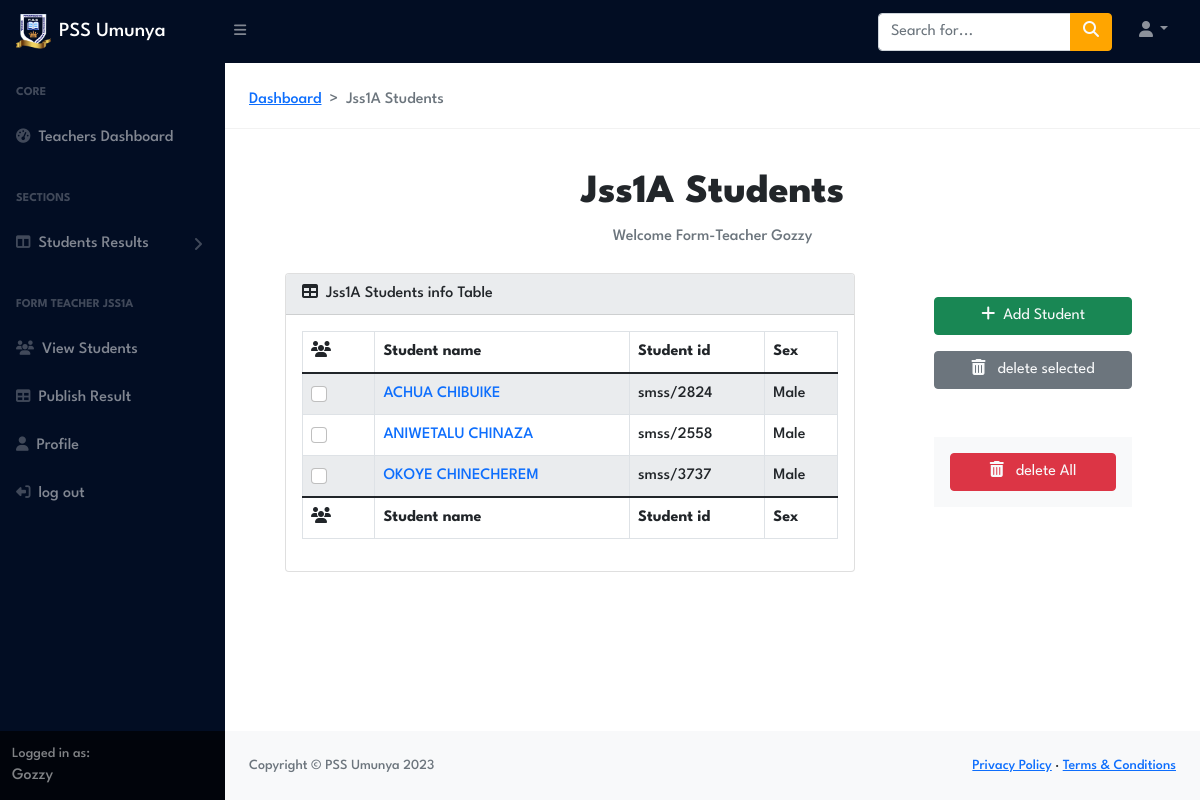
/TeachersPortal/Jss1A/Students/ (signed in), run on the app's committed database.
### TeachersPortal/models.py (models this page shows, shortened)
class Teacher(models.Model):
	user = models.OneToOneField(User, on_delete=models.CASCADE, blank=True, null=True)
	FirstName= models.CharField(max_length= 200, blank=False, default='None')
	LastName= models.CharField(max_length= 200, blank=False, default='None')
	Phone_number= models.CharField(max_length= 200, blank=True)
	Email= models.EmailField(max_length= 200, blank=True)
	teachers_id=models.CharField(max_length= 200, blank=True)
	Role= models.CharField(max_length= 200, blank=True , default="Teacher",choices=ROLE_CHOICES )
	subjects_taught=models.ManyToManyField(Subject ,blank=True,related_name='assigned_subjects')
	classes_taught=models.ManyToManyField(Class,blank=True,related_name='assigned_classes')
	classFormed = models.ForeignKey(Class,on_delete=models.CASCADE, blank=True, null=True )
	Headshot=models.ImageField(upload_to='assets/TeachersProfileimages', blank=True)

### StudentsPortal/models.py (models this page shows, shortened)
class Class(models.Model):
	Class=models.CharField(max_length=10, blank=True)
	def __str__(self):
		return str(self.Class)

class Students_Pin_and_ID(models.Model):
	SN=models.CharField(max_length=100, blank=True,null=True)
	student_Photo=models.ImageField(upload_to="assets/Students",blank=True,null=True)
	student_name=models.CharField(max_length=100, blank=True, default="No name",null=True)
	student_id=models.CharField(max_length=100, blank=True,null=True)
	Sex=models.CharField(max_length=100, blank=True,null=True)
	student_pin=models.CharField(max_length=100, blank=True,null=True)
	student_class=models.ForeignKey(Class, on_delete=models.CASCADE )
	student_password=models.CharField(max_length=100, blank=True,null=True,default="No password")

### TeachersPortal/views/views.py (the view)
# urls.py: path('<str:Classname>/Students/',Students_view , name='Students'),
@login_required
def Students_view(request,Classname):
    print(Classname)
    classobject = Class.objects.get(Class=Classname)
    students = Students_Pin_and_ID.objects.filter(student_class=classobject)
    context={
        'class':classobject,
        "students":students
        }
    return render(request,'students.html',context)

### TeachersPortal/templates/students.html (shortened to what this page needs)
{% extends 'Teachers_navbar.html' %}
{% load static %}
{% block content%}
<link href="https://cdn.jsdelivr.net/npm/simple-datatables@latest/dist/style.css" rel="stylesheet" type="text/css">
<section class="py-2 ">
    <nav class="ms-4 mt-4" style="--bs-breadcrumb-divider: '>';" aria-label="breadcrumb">
        <ol class="breadcrumb">
        <li class="breadcrumb-item"><a href="{% url 'TeachersPortal:Teachers_dashboard' %}">Dashboard</a></li>
        <li class="breadcrumb-item active" aria-current="page">{{ class.Class }} Students</li>
        </ol>
    </nav>
    <hr>
    <div class="container-fluid px-4">
            <div class="d-flex flex-column align-items-center justify-content-center">
                <h1 class="mt-4">{{ class.Class }} Students</h1>
                <ol class="breadcrumb mb-2">
                    {% if teacher.FirstName == "None" %}
                    <div><a href="{% url 'TeachersPortal:profile' teacher.id %}" class="text-decoration-none"> edit your Teachers Profile to perform futher Action </a></div>
                    {% else %}
                    <li class="breadcrumb-item active">Welcome Form-Teacher {{ request.user }}</li>
                    {% endif %}
                </ol>
            </div>
            <div class="row justify-content-between mt-3 datacard px-2 px-md-5">
                <div class="col-md-8  mb-4 p-0">
                    <div class="card">
                        <div class="card-header">
                        <i class="fas fa-table me-1"></i>
                        {{ class.Class }} Students info Table
                        </div>
                        <div class="card-body">
                            <div class="table-responsive">
                                <table class="table table-bordered table-striped" id="datatablesSimple" width="100%" cellspacing="0">
                                    <thead>
                                        <tr>
                                            <th><i class="fa-solid fa-users"></i></th>
                                            <th>Student name</th>
                                            <th>Student id</th>
                                            <th>Sex</th>
                                        </tr>
                                    </thead>
                                    <tfoot>
                                        <tr>
                                            <th><i class="fa-solid fa-users"></i></th>
                                            <th>Student name</th>
                                            <th>Student id</th>
                                            <th>Sex</th>
                                        </tr>
                                    </tfoot>
                                    <tbody>
                                        {% for student in students %}
                                        <tr>
                                            <td class="id"><input class="form-check-input me-3" type="checkbox" value="{{ student.id }}" id="selectstudentcheckbox"></td>
                                            <td class="name"><a class="editstudentinfo text-decoration-none" style="cursor:pointer">{{ student.student_name }}</a></td>
                                            <td class="studentID">{{ student.student_id }}</td>
                                            <td class="sex">{{ student.Sex }}</td>
                                        </tr>
                                        {% endfor %}
                                    </tbody>
                            </table>
                        </div>
                    </div>
                    </div>
                </div>
                <div class="col-md-3 ActionButtons mb-3 mb-md-0 p-2">
                    <div class=" my-2 mb-3 d-flex flex-column justify-content-center align-items-center">
                        <button id="addstudentbtn" type="button" class="w-100 btn btn-success text-light mb-3" data-bs-toggle="modal" data-bs-target="#AddandeditStudentModal"><i class="fa-solid fa-plus me-2"></i>Add Student</button>
                        <button id="removestudentsactionbtn" type="button" class="w-100 btn btn-secondary text-light mb-5" data-bs-toggle="modal" data-bs-target="#deletestudentModal"><i class="fa-solid fa-trash-can me-2"></i></i> delete selected</button>
                        <div id="removeallstudentactionbtn" class="w-100 p-2 pt-3 px-3 bg-light d-flex justify-content-center">
                            <button type="button" class="w-100 btn btn-danger text-light mb-2" data-bs-toggle="modal" data-bs-target="#deleteallstudentModal"><i class="fa-solid fa-trash-can me-2"></i></i> delete All </button>
                        </div>
                    </div>
                </div>
            </div>
        </div>
</section>
{% endblock %}

### templates/Teachers_navbar.html (shortened to what this page needs)
{% load static %}
<!DOCTYPE html>
<html lang="en">
<head>
    <link rel="stylesheet" href="https://cdnjs.cloudflare.com/ajax/libs/animate.css/4.1.1/animate.min.css" />
    <link href="https://cdn.jsdelivr.net/npm/bootstrap@5.0.2/dist/css/bootstrap.min.css" rel="stylesheet"
>
    <link href="https://cdn.jsdelivr.net/npm/simple-datatables@latest/dist/style.css" rel="stylesheet" />
    <link rel="stylesheet" href="https://cdn.jsdelivr.net/npm/bootstrap-icons@1.5.0/font/bootstrap-icons.css">
    <link rel="stylesheet" href="https://cdnjs.cloudflare.com/ajax/libs/font-awesome/5.12.1/css/all.min.css" />
    <link rel="stylesheet" href="https://cdnjs.cloudflare.com/ajax/libs/font-awesome/6.1.1/css/all.min.css" />
    <link href="https://cdn.jsdelivr.net/npm/simple-datatables@latest/dist/style.css" rel="stylesheet" />
    <link rel="stylesheet" href="https://use.typekit.net/oov2wcw.css">
    <link href="{% static 'css/Teachers_portal/styles.css' %}" rel="stylesheet" />
    <link rel="stylesheet" href="{% static 'css/Teachers_portal/Teachers_portal.css' %}">
</head>
<body class="sb-nav-fixed">
    <nav class="sb-topnav navbar navbar-expand navbar-dark bg-dark">
        <a class="navbar-brand ps-3" href="{% url 'TeachersPortal:Teachers_dashboard' %}"><img src="{% static 'images/PSS Logo.png' %}" alt="..."
                    class="brand_image img-fluid me-2">PSS Umunya</a>
        <button class="btn btn-link btn-sm order-1 order-lg-0 me-4 me-lg-0" id="sidebarToggle" href="#!"><i
                class="fas fa-bars"></i></button>
        <form class="d-none d-md-inline-block form-inline ms-auto me-0 me-md-3 my-3 my-md-4">
            <div class="input-group">
                <input class="form-control" type="text" placeholder="Search for..." aria-label="Search for..."
                    aria-describedby="btnNavbarSearch" />
                <button class="btn btn-warning text-light " id="btnNavbarSearch" type="button"><i
                        class="fas fa-search"></i></button>
            </div>
        </form>
        <ul class="navbar-nav ms-auto ms-md-0 me-3 me-lg-4">
            <li class="nav-item dropdown">
                <a class="nav-link dropdown-toggle" id="navbarDropdown" href="#" role="button" data-bs-toggle="dropdown"
                    aria-expanded="false"><i class="fas fa-user fa-fw"></i></a>
            </li>
        </ul>
    </nav>
    <div id="layoutSidenav">
        <div id="layoutSidenav_nav">
            <nav class="sb-sidenav accordion sb-sidenav-dark" id="sidenavAccordion">
                <div class="sb-sidenav-menu">
                    <div class="nav">
                        <div class="sb-sidenav-menu-heading">Core</div>
                        <a class="nav-link" href="{% url 'TeachersPortal:Teachers_dashboard' %}">
                            <div class="sb-nav-link-icon"><i class="fas fa-tachometer-alt"></i></div>
                            Teachers Dashboard
                        </a>
                        <div class="sb-sidenav-menu-heading">SECTIONS</div>
                        <a class="nav-link collapsed" href="#" data-bs-toggle="collapse"
                            data-bs-target="#collapseLayouts" aria-expanded="false" aria-controls="collapseLayouts">
                            <div class="sb-nav-link-icon"><i class="fas fa-columns"></i></div>
                            Students Results
                            <div class="sb-sidenav-collapse-arrow"><i class="fas fa-angle-down"></i></div>
                        </a>
                        {% if request.user.teacher.Role == 'Formteacher' %}
                        <div class="sb-sidenav-menu-heading">FORM TEACHER {{ request.user.teacher.classFormed }}</div>
                        <a class="nav-link" href="{% url 'TeachersPortal:Students' Classname=request.user.teacher.classFormed %}">
                            <div class="sb-nav-link-icon"><i class="fa-solid fa-users"></i></div>
                            View Students
                        </a>
                        <a class="nav-link" href="{% url 'TeachersPortal:PublishResults' Classname=request.user.teacher.classFormed %}">
                            <div class="sb-nav-link-icon"><i class="fas fa-table"></i></i></div>
                            Publish Result
                        </a>
                        {% endif %}
                        <a class="nav-link" href="{% url 'TeachersPortal:profile' id=request.user.teacher.id %}">
                            <div class="sb-nav-link-icon"><i class="fas fa-solid fa-user"></i></div>
                             Profile
                        </a>
                        <a class="nav-link" href="{% url 'Accounts:logout'  %}">
                            <div class="sb-nav-link-icon"><i class="fas fa-solid fa-right-from-bracket fa-flip-horizontal"></i></div>
                            log out
                        </a>
                    </div>
                </div>
                <div class="sb-sidenav-footer">
                    <div class="small">Logged in as:</div>
                    {{ request.user }}
                </div>
            </nav>
        </div>
        <div id="layoutSidenav_content">
            <main>
            {% block content%}
            {% endblock %}
            </main>
            <footer class="py-4 bg-light mt-auto">
                <div class="container-fluid px-4">
                    <div class="d-flex align-items-center justify-content-between small">
                        <div class="text-muted">Copyright &copy; PSS Umunya 2023</div>
                        <div>
                            <a href="#">Privacy Policy</a>
                            &middot;
                            <a href="#">Terms &amp; Conditions</a>
                        </div>
                    </div>
                </div>
            </footer>
        </div>
    </div>
</body>
</html>

### assets/css/Teachers_portal/Teachers_portal.css (style rules this page uses)
.brand_image { object-fit: cover; width: 35px; height: 35px; }

### TeachersPortal/templates/students.html (style rules this page uses)
.table-bordered { border: 1px solid #dee2e6; }
.table-striped tbody tr:nth-of-type(odd) { background-color: rgba(229, 213, 181, .19); }

### data on the page
Class: Class "Jss1A"
Students_Pin_and_ID: student_name "ACHUA CHIBUIKE", student_id "smss/2824", Sex "Male"
Students_Pin_and_ID: student_name "ANIWETALU CHINAZA", student_id "smss/2558", Sex "Male"
Students_Pin_and_ID: student_name "OKOYE CHINECHEREM", student_id "smss/3737", Sex "Male"

### other printed values
{{ request.user.teacher.classFormed }} "JSS1A"
{{ request.user }} "Gozzy"
